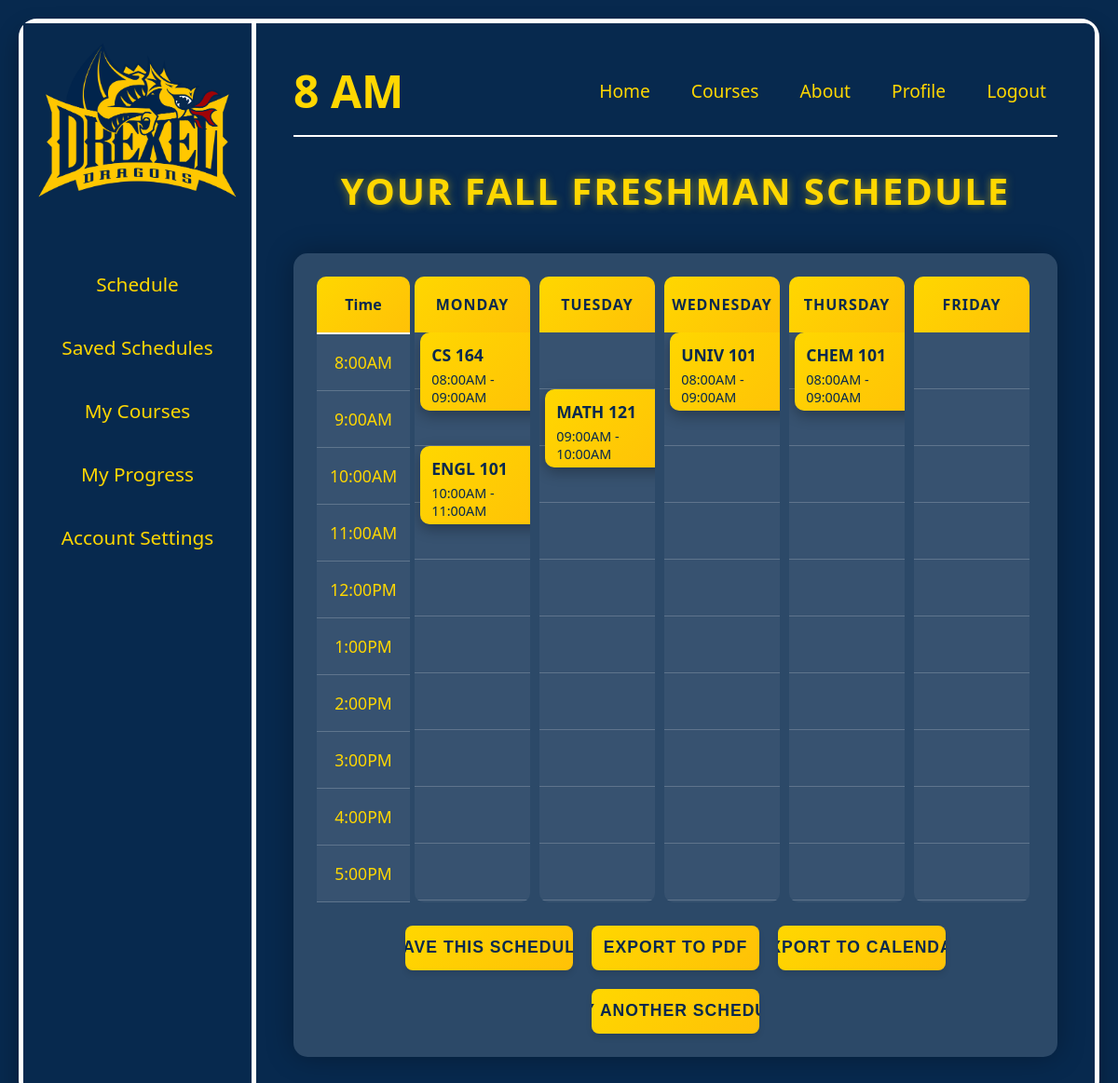
Page /display_schedule?schedule_id=2 (signed in) on the committed database.
### app.py (models this page shows)
class Course(db.Model):
    crn = db.Column(db.Integer, primary_key=True)
    course_code = db.Column(db.String(50), nullable=False)
    course_name = db.Column(db.String(150), nullable=False)
    start_time = db.Column(db.String(10), nullable=False)
    end_time = db.Column(db.String(10), nullable=False)
    day = db.Column(db.String(10), nullable=False)

### app.py (the view)
@app.route('/display_schedule')
@login_required
def display_schedule():
    logger.debug(f"Accessing display_schedule for user {current_user.id}, session: {session}, args: {request.args}")
    schedule_id = request.args.get('schedule_id', session.get('schedule_id'), type=int)
    logger.debug(f"Schedule ID: {schedule_id}, source: {'request.args' if request.args.get('schedule_id') else 'session' if session.get('schedule_id') else 'none'}")
    schedule = session.get('schedule', [])
    if schedule_id:
        saved_schedule = Schedule.query.get(schedule_id)
        if saved_schedule and saved_schedule.user_id == current_user.id:
            courses_selected = list(set([course for course in [
                saved_schedule.course1, saved_schedule.course2, saved_schedule.course3,
                saved_schedule.course4, saved_schedule.course5
            ] if course]))
            logger.debug(f"Regenerating schedule ID {schedule_id} with courses {courses_selected}")
            schedule = generate_schedule(
                courses_selected,
                saved_schedule.start_time,
                saved_schedule.end_time,
                saved_schedule.spacing
            )
            if schedule:
                session['schedule'] = schedule
                session['schedule_id'] = schedule_id
                session['courses_selected'] = courses_selected
                session['start_time'] = saved_schedule.start_time
                session['end_time'] = saved_schedule.end_time
                session['spacing'] = saved_schedule.spacing
                logger.info(f"Regenerated schedule ID {schedule_id} for user {current_user.id}")
            else:
                logger.warning(f"Failed to regenerate schedule ID {schedule_id}")
                flash('Could not regenerate schedule. Please try again or create a new one.', 'error')
                logger.info("Redirecting to /schedule due to regeneration failure")
                return redirect(url_for('schedule'))
        else:
            logger.warning(f"Invalid or unauthorized schedule ID {schedule_id} for user {current_user.id}")
            flash('Invalid schedule ID or unauthorized access. Please generate a new schedule.', 'error')
            logger.info("Redirecting to /schedule due to invalid schedule ID")
            return redirect(url_for('schedule'))
    if not schedule:
        logger.error(f"No schedule available for user {current_user.id}")
        flash('No schedule generated. Please select courses and try again.', 'error')
        logger.info("Redirecting to /schedule due to no schedule")
        return redirect(url_for('schedule'))
    logger.info(f"Displaying schedule for user {current_user.id}, schedule_id={schedule_id}")
    return render_template('schedule_result.html', schedule=schedule, schedule_id=schedule_id, time_to_minutes=time_to_minutes)

### app.py (called while the page is built)
@login_manager.user_loader
def load_user(user_id):
    return User.query.get(int(user_id))

### templates/schedule_result.html (shortened to what this page needs)
<!DOCTYPE html>
<html lang="en">
<head>
    <link rel="stylesheet" href="{{ url_for('static', filename='styles.css') }}">
</head>
<body>
    <div class="container">
        <div class="sidebar">
            <img src="{{ url_for('static', filename='drexel_logo.png') }}" alt="Drexel Logo" class="logo">
            <ul class="sidebar-menu">
                <li><a href="{{ url_for('schedule') }}">Schedule</a></li>
                <li><a href="{{ url_for('saved_schedules') }}">Saved Schedules</a></li>
                <li><a href="#">My Courses</a></li>
                <li><a href="#">My Progress</a></li>
                <li><a href="{{ url_for('profile') }}">Account Settings</a></li>
            </ul>
        </div>
        <div class="main-content">
            <nav class="navbar">
                <span class="time">8 AM</span>
                <ul class="nav-links">
                    <li><a href="{{ url_for('dashboard') }}">Home</a></li>
                    <li><a href="#">Courses</a></li>
                    <li><a href="#">About</a></li>
                    <li><a href="{{ url_for('profile') }}">Profile</a></li>
                    <li><a href="{{ url_for('logout') }}">Logout</a></li>
                </ul>
            </nav>
            <h1>Your Fall Freshman Schedule</h1>
            <div id="scheduleContainer" class="schedule-container">
                {% if schedule and schedule|length > 0 %}
                    <div class="schedule-grid">
                        <div class="time-column">
                            <div class="time-header">Time</div>
                            {% for i in range(8, 18) %}
                                <div class="time-slot">{{ (i % 12) or 12 }}:00{{ 'AM' if i < 12 else 'PM' }}</div>
                            {% endfor %}
                        </div>
                        <div class="days-container">
                            {% for day in ['Monday', 'Tuesday', 'Wednesday', 'Thursday', 'Friday'] %}
                                <div class="day-column">
                                    <div class="day-header">{{ day }}</div>
                                    <div class="day-slots">
                                        {% for i in range(8, 18) %}
                                            <div class="slot">
                                                {% for event in schedule %}
                                                    {% if event[0] == day %}
                                                        {% set start_minutes = time_to_minutes(event[3]) %}
                                                        {% set end_minutes = time_to_minutes(event[4]) %}
                                                        {% set slot_start = i * 60 %}
                                                        {% if start_minutes >= slot_start and start_minutes < slot_start + 60 %}
                                                            <div class="course-card" style="height:{{ ((end_minutes - start_minutes) / 60 * 60) if end_minutes and start_minutes else 0 }}px; top:{{ ((start_minutes - slot_start) / 60 * 60) if start_minutes else 0 }}px;">
                                                                <div class="course-title">{{ event[1] }}</div>
                                                                <div class="course-time">{{ event[3] }} - {{ event[4] }}</div>
                                                            </div>
                                                        {% endif %}
                                                    {% endif %}
                                                {% endfor %}
                                            </div>
                                        {% endfor %}
                                    </div>
                                </div>
                            {% endfor %}
                        </div>
                    </div>
                {% else %}
                    <p class="no-schedule">No schedule generated. Try adjusting your preferences!</p>
                {% endif %}
                <div class="button-container">
                    {% if schedule and schedule|length > 0 %}
                        <button onclick="saveSchedule()" class="export-btn save-btn">Save this Schedule</button>
                    {% endif %}
                    <button onclick="exportToPDF()" class="export-btn">Export to PDF</button>
                    <div class="export-calendar-container">
                        <button class="export-btn export-calendar-btn" aria-haspopup="true" aria-expanded="false">Export to Calendar</button>
                    </div>
                    <button class="export-btn" id="try-another-schedule">Try Another Schedule</button>
                </div>
            </div>
        </div>
    </div>
</body>
</html>

### static/styles.css (style rules this page uses)
body { margin: 0; font-family: 'Segoe UI', Tahoma, Geneva, Verdana, sans-serif; background-color: #07294E; color: #FFD700; overflow-x: hidden; }
.container { display: flex; min-height: 100vh; border: 5px solid white; box-shadow: 0 12px 24px rgba(0, 0, 0, 0.3); margin: 20px; border-radius: 20px; background-color: #07294E; }
.sidebar { width: 250px; background-color: #07294E; color: white; padding: 20px; display: flex; flex-direction: column; align-items: center; text-align: center; border-right: 5px solid white; box-sizing: border-box; }
.logo { width: 215px; margin-bottom: 30px; display: block; }
.sidebar-menu { list-style: none; padding: 0; width: 100%; }
.sidebar-menu li { margin: 24px 0; }
.sidebar-menu a { color: #FFD700; text-decoration: none; font-size: 1.3em; transition: all 0.3s ease; display: block; padding: 8px 12px; border-radius: 8px; }
.main-content { flex-grow: 1; padding: 40px; color: #FFD700; background-color: #07294E; border-radius: 0 10px 10px 0; }
.navbar { display: flex; justify-content: space-between; align-items: center; border-bottom: 2px solid white; padding-bottom: 15px; margin-bottom: 30px; }
.time { font-size: 3em; font-weight: bold; }
.nav-links { list-style: none; display: flex; gap: 20px; padding: 0; margin: 0; }
.nav-links a { color: #FFD700; text-decoration: none; font-size: 1.2em; transition: all 0.3s ease; padding: 8px 12px; border-radius: 8px; }
h1 { text-align: center; margin: 0 0 40px; font-size: 2.5em; letter-spacing: 2px; text-transform: uppercase; color: #FFD700; text-shadow: 0 0 10px rgba(255, 215, 0, 0.5); }
button, .generate-btn, .action-btn { background: linear-gradient(135deg, #FFD700, #FFC107); color: #07294E; border: none; padding: 12px 24px; cursor: pointer; border-radius: 8px; font-size: 1.1em; font-weight: bold; transition: all 0.3s ease; box-shadow: 0 4px 6px rgba(0, 0, 0, 0.1); text-transform: uppercase; letter-spacing: 1px; }
.schedule-container { background: rgba(255, 255, 255, 0.15); padding: 25px; border-radius: 15px; box-shadow: 0 0 30px rgba(0, 0, 0, 0.3); }
.schedule-grid { display: flex; }
.time-column { width: 100px; display: flex; flex-direction: column; }
.time-header { height: 60px; background: linear-gradient(135deg, #FFD700, #FFC107); color: #07294E; font-weight: bold; display: flex; align-items: center; justify-content: center; border-bottom: 2px solid white; border-radius: 10px 10px 0 0; }
.time-slot { height: 60px; display: flex; align-items: center; justify-content: center; background-color: rgba(255, 255, 255, 0.05); border-bottom: 1px solid rgba(255, 255, 255, 0.2); font-size: 1.1em; }
.days-container { display: flex; flex-grow: 1; }
.day-column { flex: 1; display: flex; flex-direction: column; margin: 0 5px; }
.day-header { height: 60px; background: linear-gradient(135deg, #FFD700, #FFC107); color: #07294E; font-weight: bold; display: flex; align-items: center; justify-content: center; border-radius: 10px 10px 0 0; text-transform: uppercase; letter-spacing: 1px; }
.day-slots { position: relative; flex-grow: 1; background-color: rgba(255, 255, 255, 0.05); border-radius: 0 0 10px 10px; overflow: hidden; }
.slot { height: 60px; border-bottom: 1px solid rgba(255, 255, 255, 0.2); position: relative; }
.course-card { position: absolute; width: 90%; left: 5%; background: linear-gradient(135deg, #FFD700, #FFC107); color: #07294E; padding: 12px; border-radius: 10px; box-shadow: 0 5px 15px rgba(0, 0, 0, 0.3); animation: slideIn 0.5s ease-out forwards; transition: all 0.3s ease; }
.course-title { font-weight: bold; font-size: 1.1em; margin-bottom: 5px; }
.course-time { font-size: 0.9em; }
.button-container { display: flex; justify-content: center; align-items: center; gap: 20px; margin-top: 25px; flex-wrap: wrap; }
.export-btn { background: linear-gradient(135deg, #FFD700, #FFC107); color: #07294E; border: none; padding: 12px 24px; cursor: pointer; border-radius: 8px; font-size: 1.1em; font-weight: bold; transition: all 0.3s ease; width: 180px; height: 48px; line-height: 1.2; text-align: center; box-sizing: border-box; display: flex; align-items: center; justify-content: center; white-space: nowrap; overflow: hidden; text-overflow: ellipsis; box-shadow: 0 4px 6px rgba(0, 0, 0, 0.1); text-transform: uppercase; letter-spacing: 1px; }
.export-calendar-container { position: relative; display: flex; align-items: center; }
.export-calendar-btn { width: 180px; height: 48px; }

### rows in the picture
Course: course_code "CS 164", start_time "08:00AM", end_time "09:00AM"
Course: course_code "ENGL 101", start_time "10:00AM", end_time "11:00AM"
Course: course_code "MATH 121", start_time "09:00AM", end_time "10:00AM"
Course: course_code "UNIV 101", start_time "08:00AM", end_time "09:00AM"
Course: course_code "CHEM 101", start_time "08:00AM", end_time "09:00AM"

### other values in the picture
{{ (i % 12) or 12 }} "8" "9" "10" "11" "12" "1" "2" "3" "4" "5"
{{ 'AM' if i < 12 else 'PM' }} "AM" "AM" "AM" "AM" "PM" "PM" "PM" "PM" "PM" "PM"
{{ day }} "MONDAY" "TUESDAY" "WEDNESDAY" "THURSDAY" "FRIDAY"
